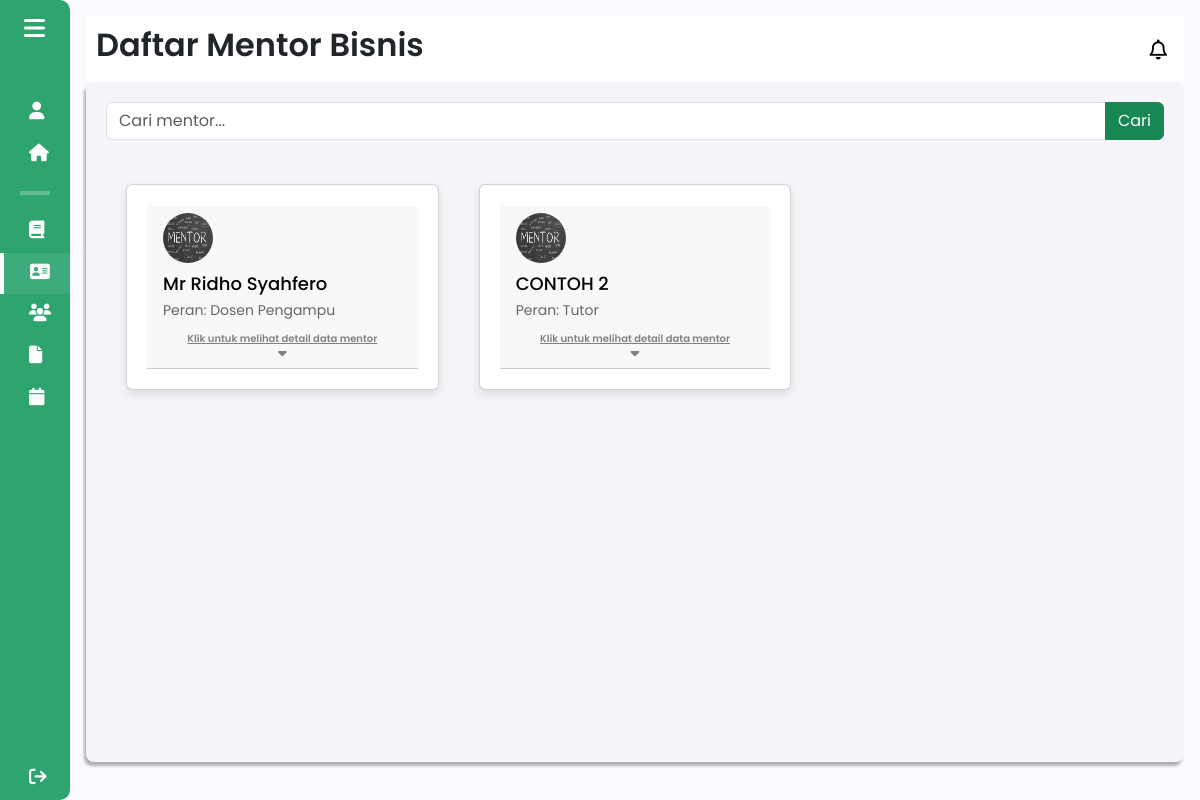
/components/pages/admin/daftar_mentor_admin.php (signed in), run on an earlier commit of the app's database.
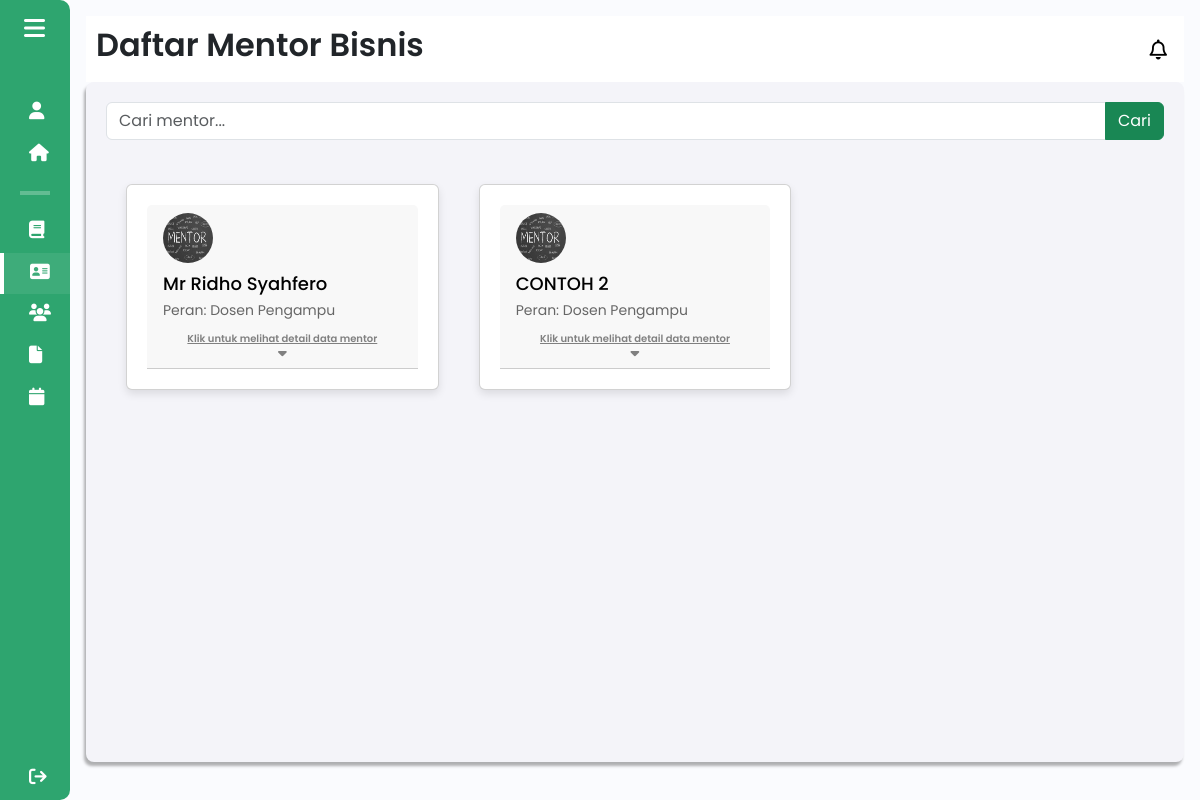
And on a later commit of the database.
### tables this page shows
CREATE TABLE `mentor` (
  `id` int(11) NOT NULL,
  `user_id` int(11) NOT NULL,
  `nama` varchar(100) NOT NULL,
  `nidn` varchar(15) NOT NULL,
  `email` varchar(100) DEFAULT NULL,
  `contact` varchar(15) DEFAULT NULL,
  `keahlian` varchar(100) DEFAULT NULL,
  `fakultas` varchar(100) DEFAULT NULL,
  `prodi` varchar(100) DEFAULT NULL,
  `foto_profile` varchar(255) DEFAULT NULL
);

CREATE TABLE `users` (
  `id` int(11) NOT NULL,
  `username` varchar(50) NOT NULL,
  `password` varchar(255) NOT NULL,
  `role` enum('Mahasiswa','Tutor','Dosen Pengampu','Admin') NOT NULL,
  `first_login` tinyint(1) NOT NULL DEFAULT 1
);

### components/pages/admin/daftar_mentor_admin.php (the view, shortened to what this page needs)
<?php
include $_SERVER['DOCUMENT_ROOT'] . '/Aplikasi-Kewirausahaan/config/db_connection.php';
$search = isset($_GET['search']) ? $_GET['search'] : '';
$query_mentor = "
    SELECT
        mentor.*,
        users.role AS peran
    FROM mentor
    JOIN users ON mentor.user_id = users.id
    WHERE mentor.nama LIKE '%$search%'";
$result_mentor = $conn->query($query_mentor);
?>
<!DOCTYPE html>
<html lang="en">
<head>
    <link href="https://cdn.lineicons.com/4.0/lineicons.css" rel="stylesheet" />
    <link href="https://cdn.jsdelivr.net/npm/bootstrap@5.3.0-alpha3/dist/css/bootstrap.min.css" rel="stylesheet"
>
    <link rel="stylesheet" href="/Aplikasi-Kewirausahaan/assets/css/daftar_mentor.css">
</head>
<body>
    <div class="wrapper">
        <?php
        $activePage = 'daftar_mentor_admin';
        include 'sidebar_admin.php';
        ?>
        <div class="main p-3">
            <div class="main_header">
                <?php
                    $pageTitle = "Daftar Mentor Bisnis";
                    include 'header_admin.php';
                ?>
            </div>
            <div class="main_wrapper">
                <form action="" method="get" class="mb-4">
                    <div class="input-group">
                        <input type="text" class="form-control" placeholder="Cari mentor..." name="search" value="<?= htmlspecialchars($search); ?>">
                        <button class="btn btn-success" type="submit">Cari</button>
                    </div>
                </form>
                <div class="clearfix">
                    <?php while ($mentor = $result_mentor->fetch_assoc()) : ?>
                        <div class="accordion" id="accordionExample">
                            <div class="card mb-3">
                                <a data-bs-toggle="collapse" href="#collapse<?= $mentor['id']; ?>" role="button"
                                    aria-expanded="false" aria-controls="collapse<?= $mentor['id']; ?>">
                                    <div class="card-header">
                                        <img alt="Profile picture of the mentor" class="w-12 h-12 rounded-full me-2" height="50"
                                        src="<?= htmlspecialchars($mentor['foto_profile']); ?>" width="50"/>
                                        <div class="nama-mentor">
                                            <h2 class="font-bold mb-0"><?= htmlspecialchars($mentor['nama']); ?></h2>
                                            <p class="mb-0">Peran: <?= htmlspecialchars($mentor['peran']); ?></p>
                                        </div>
                                        <div class="klik d-flex flex-column align-items-center">
                                            <span class="toggle-text" id="toggle-text-<?= $mentor['id']; ?>">
                                                Klik untuk melihat detail data mentor
                                            </span>
                                            <i class="fa-solid fa-caret-down"></i>
                                        </div>
                                    </div>
                                </a>
                            </div>
                        </div>
                    <?php endwhile; ?>
                </div>
            </div>
        </div>
    </div>
</body>
</html>

### components/pages/admin/sidebar_admin.php (shortened to what this page needs)
<!DOCTYPE html>
<html lang="en">
<head>
    <link href="https://cdn.lineicons.com/4.0/lineicons.css" rel="stylesheet" />
    <link href="https://cdn.jsdelivr.net/npm/bootstrap@5.3.0-alpha3/dist/css/bootstrap.min.css" rel="stylesheet"
>
    <link rel="stylesheet" href="/Aplikasi-Kewirausahaan/assets/css/sidebar.css">
</head>
<body>
    <div class="wrapper">
        <aside id="sidebar">
            <div class="d-flex">
                <button class="toggle-btn" type="button">
                    <i class="fa-solid fa-bars"></i>
                </button>
            </div>
            <ul class="sidebar-nav">
                <li class="sidebar-item <?php echo ($activePage == 'profil') ? 'active' : ''; ?>">
                    <a href="profil_admin.php" class="sidebar-link">
                        <i class="fa-solid fa-user"></i>
                    </a>
                </li>
                <li class="sidebar-item <?php echo ($activePage == 'pageadmin') ? 'active' : ''; ?>">
                    <a href="pageadmin.php" class="sidebar-link">
                        <i class="fa-solid fa-house"></i>
                    </a>
                </li>
                <hr>
                <li class="sidebar-item <?php echo ($activePage == 'materikewirausahaan_admin') ? 'active' : ''; ?>">
                    <a href="materikewirausahaan_admin.php" class="sidebar-link">
                        <i class="fa-solid fa-book"></i>
                    </a>
                </li>
                <li class="sidebar-item <?php echo ($activePage == 'daftar_mentor_admin') ? 'active' : ''; ?>">
                    <a href="daftar_mentor_admin.php" class="sidebar-link">
                    <i class="fa-solid fa-address-card"></i>
                    </a>
                </li>
                <li class="sidebar-item <?php echo ($activePage == 'daftar_kelompok_bisnis_admin') ? 'active' : ''; ?>">
                    <a href="daftar_kelompok_bisnis_admin.php" class="sidebar-link">
                        <i class="fa-solid fa-users"></i>
                    </a>
                </li>
                <li class="sidebar-item <?php echo ($activePage == 'daftar_penuh_proposal') ? 'active' : ''; ?>">
                    <a href="daftar_penuh_proposal.php" class="sidebar-link">
                        <i class="fa-solid fa-file"></i>
                    </a>
                </li>
                <li class="sidebar-item <?php echo ($activePage == 'tahun_akademik') ? 'active' : ''; ?>">
                    <a href="tahun_akademik.php" class="sidebar-link">
                        <i class="fa-solid fa-calendar"></i>
                    </a>
                </li>
                <li class="sidebar-item sign-out">
                    <a href="/Aplikasi-Kewirausahaan/components/pages/startdashboard/dashboardawal.php" class="sidebar-link">
                        <i class="fa-solid fa-sign-out"></i>
                    </a>
                </li>
            </ul>
        </aside>
    </div>
</body>
</html>

### components/pages/admin/header_admin.php (shortened to what this page needs)
<!DOCTYPE html>
<html lang="en">
<head>
    <link href="https://cdn.lineicons.com/4.0/lineicons.css" rel="stylesheet" />
    <link href="https://cdn.jsdelivr.net/npm/bootstrap@5.3.0-alpha3/dist/css/bootstrap.min.css" rel="stylesheet"
>
    <link rel="stylesheet" href="/Aplikasi-Kewirausahaan/assets/css/header.css">
</head>
<body>
    <div class="wrapper">
        <div class="main_header">
            <h1 class="halaman"><?php echo $pageTitle ?? 'Halaman'; ?></h1>
            <a href="javascript:void(0)" class="notification" id="notificationButton">
                <i class="fa-regular fa-bell"></i>
            </a>
        </div>
    </div>
</body>
</html>

### assets/css/daftar_mentor.css (style rules this page uses)
.card { background-color: #fff; border-radius: 8px; box-shadow: 0 4px 8px rgba(0, 0, 0, 0.1); padding: 20px; margin: 20px; width: calc(33.333% - 40px); box-sizing: border-box; float: left; }
.card img { border-radius: 50%; width: 50px; height: 50px; }
.card h2 { font-size: 18px; margin: 10px 0; color: black; }
.card p { font-size: 14px; color: #666; margin: 5px 0; }
.clearfix::after { content: ""; clear: both; display: table; }
.klik { display: flex; flex-direction: column; align-items: center; justify-content: center; margin-top: 10px; }
.klik .toggle-text { cursor: pointer; color: gray; font-size: 10px; font-weight: 600; text-decoration: underline; transition: color 0.3s ease-in-out; margin: 0; padding: 0; }
.klik i { color: gray; font-size: 14px; margin: 0; padding: 0; }

### assets/css/sidebar.css (style rules this page uses)
a { text-decoration: none; }
li { list-style: none; }
h1 { font-weight: 600; font-size: 1.5rem; }
body { font-family: "Poppins", sans-serif; }
.wrapper { display: flex; }
.main { min-height: 100vh; width: 100%; overflow: hidden; transition: all 0.35s ease-in-out; background-color: #fafbfe; }
#sidebar { width: 70px; min-width: 70px; z-index: 1000; transition: all 0.25s ease-in-out; background-color: #2ea56f; display: flex; flex-direction: column; border-top-right-radius: 10px; border-bottom-right-radius: 10px; }
.toggle-btn, .toggle-btn2 { background-color: transparent; cursor: pointer; border: 0; padding: 1rem 1.5rem; }
.toggle-btn i, .toggle-btn2 i { font-size: 1.5rem; color: #fff; }
.sidebar-nav { padding: 2rem 0; flex: 1 1 auto; }
a.sidebar-link { padding: 0.625rem 1.625rem; color: #fff; display: block; font-size: 0.9rem; white-space: nowrap; border-left: 3px solid transparent; }
.sidebar-link i { font-size: 1.1rem; margin-right: 0.75rem; }
.sidebar-item.active a { background-color: rgba(255, 255, 255, 0.075); border-left: 4px solid white; }
.sidebar-item { position: relative; }
.sign-out { position: fixed; bottom: 0; left: 0; }
.sidebar-nav hr { border: 2px solid white; margin-right: 20px; margin-left: 20px; }
.main_wrapper { width: 100%; height: 85vh; background-color: #f4f4f9; box-shadow: -2px 4px 3px rgba(0, 0, 0, 0.3); margin: 0; padding: 20px; overflow-y: auto; border-radius: 8px; }

### assets/css/header.css (style rules this page uses)
a { text-decoration: none; }
li { list-style: none; }
h1 { font-weight: 600; font-size: 1.5rem; }
body { font-family: "Poppins", sans-serif; }
.main_header { display: flex; justify-content: space-between; align-items: center; padding: 5px; background-color: #fff; min-height: 50px; }
.main_header h1 { font-size: xx-large; }
.notification { position: fixed; top: 10px; right: 10px; text-decoration: none; color: #000000; margin-top: 30px; margin-right: 15px; border-radius: 5px; font-size: 16px; display: flex; align-items: center; }
.notification i { margin-right: 8px; font-size: 20px; }

What changed in the data, as far as the page shows it:
changed through a linked row, mentor "CONTOH 2": user.role "Tutor" → "Dosen Pengampu"
